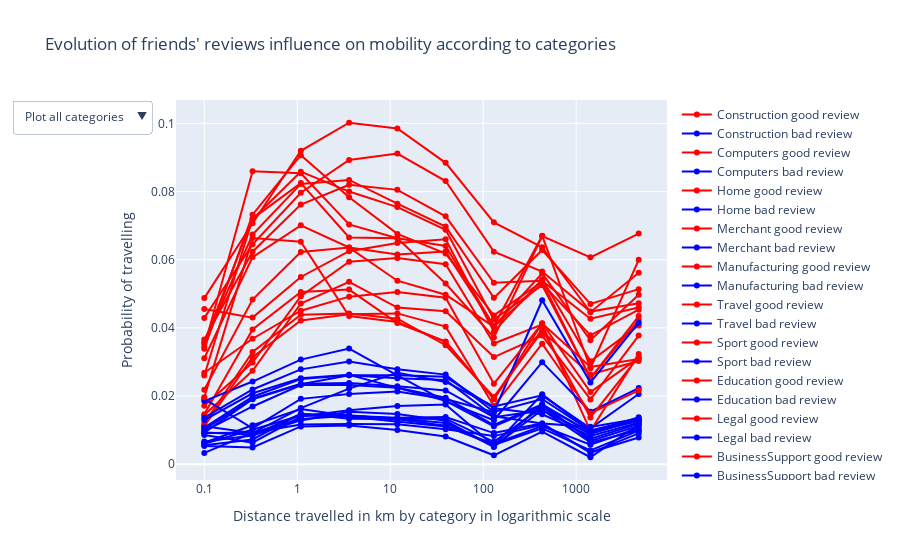

Source (notebook cell):
### Code cell
# Initialize figure
fig = go.Figure()

# Add Traces
for i in col_names_cat:
    fig.add_trace(
    go.Scatter(x=bucket,
               y=df_good_cat[i].values,
               name=i+" good review",
               line=dict(color="#FF0000")))
    fig.add_trace(
    go.Scatter(x=bucket,
               y=df_bad_cat[i].values,
               name=i+" bad review",
               line=dict(color="#0000FF")))

# Add layout
fig.update_layout(
    updatemenus=[
        dict(
            active=0,
            buttons=list_dict_cat(col_names_cat,len(col_names_cat)),
        )
    ])

# Define axies
fig.update_xaxes(title_text="Distance travelled in km by category in logarithmic scale", type="log")
fig.update_yaxes(title_text="Probability of travelling") 
# Set title
fig.update_layout(title_text="Evolution of friends' reviews influence on mobility according to categories")
fig.show()

### Figure 1 — Plotly figure (JSON) as saved in the notebook; plotly's stock layout.template omitted (floating-point values rounded to 4 significant figures)
{"data": [{"line": {"color": "#FF0000"}, "name": "Construction good review", "type": "scatter", "x": [0.1, 0.3305, 1.092, 3.611, 11.94, 39.45, 130.4, 431.0, 1425.0, 4709.0], "y": [0.01194, 0.03293, 0.04388, 0.04422, 0.04271, 0.03491, 0.01973, 0.03901, 0.02632, 0.03028]}, {"line": {"color": "#0000FF"}, "name": "Construction bad review", "type": "scatter", "x": [0.1, 0.3305, 1.092, 3.611, 11.94, 39.45, 130.4, 431.0, 1425.0, 4709.0], "y": [0.005305, 0.004878, 0.01106, 0.01137, 0.01003, 0.008093, 0.002596, 0.009554, 0.002024, 0.01165]}, {"line": {"color": "#FF0000"}, "name": "Computers good review", "type": "scatter", "x": [0.1, 0.3305, 1.092, 3.611, 11.94, 39.45, 130.4, 431.0, 1425.0, 4709.0], "y": [0.01444, 0.02741, 0.04714, 0.0535, 0.04597, 0.04489, 0.03144, 0.03775, 0.01899, 0.03774]}, {"line": {"color": "#0000FF"}, "name": "Computers bad review", "type": "scatter", "x": [0.1, 0.3305, 1.092, 3.611, 11.94, 39.45, 130.4, 431.0, 1425.0, 4709.0], "y": [0.01111, 0.009137, 0.01644, 0.02218, 0.02684, 0.02413, 0.01693, 0.02019, 0.01055, 0.02058]}, {"line": {"color": "#FF0000"}, "name": "Home good review", "type": "scatter", "x": [0.1, 0.3305, 1.092, 3.611, 11.94, 39.45, 130.4, 431.0, 1425.0, 4709.0], "y": [0.01461, 0.03951, 0.05052, 0.05124, 0.04142, 0.03599, 0.01918, 0.04136, 0.02117, 0.03118]}, {"line": {"color": "#0000FF"}, "name": "Home bad review", "type": "scatter", "x": [0.1, 0.3305, 1.092, 3.611, 11.94, 39.45, 130.4, 431.0, 1425.0, 4709.0], "y": [0.009275, 0.008612, 0.01471, 0.01435, 0.01321, 0.01127, 0.005673, 0.01052, 0.004032, 0.009825]}, {"line": {"color": "#FF0000"}, "name": "Merchant good review", "type": "scatter", "x": [0.1, 0.3305, 1.092, 3.611, 11.94, 39.45, 130.4, 431.0, 1425.0, 4709.0], "y": [0.03535, 0.06738, 0.08226, 0.08343, 0.07646, 0.06975, 0.04882, 0.06287, 0.04704, 0.05136]}, {"line": {"color": "#0000FF"}, "name": "Merchant bad review", "type": "scatter", "x": [0.1, 0.3305, 1.092, 3.611, 11.94, 39.45, 130.4, 431.0, 1425.0, 4709.0], "y": [0.009711, 0.01693, 0.02323, 0.02323, 0.02242, 0.01861, 0.01112, 0.01715, 0.009351, 0.01379]}, {"line": {"color": "#FF0000"}, "name": "Manufacturing good review", "type": "scatter", "x": [0.1, 0.3305, 1.092, 3.611, 11.94, 39.45, 130.4, 431.0, 1425.0, 4709.0], "y": [0.01717, 0.02983, 0.04929, 0.05944, 0.06053, 0.05867, 0.03542, 0.04098, 0.00974, 0.0323]}, {"line": {"color": "#0000FF"}, "name": "Manufacturing bad review", "type": "scatter", "x": [0.1, 0.3305, 1.092, 3.611, 11.94, 39.45, 130.4, 431.0, 1425.0, 4709.0], "y": [0.008584, 0.006279, 0.01397, 0.0158, 0.01709, 0.01754, 0.00545, 0.02049, 0.00974, 0.01292]}, {"line": {"color": "#FF0000"}, "name": "Travel good review", "type": "scatter", "x": [0.1, 0.3305, 1.092, 3.611, 11.94, 39.45, 130.4, 431.0, 1425.0, 4709.0], "y": [0.0339, 0.07321, 0.09068, 0.07835, 0.06759, 0.06181, 0.04365, 0.05353, 0.02521, 0.04346]}, {"line": {"color": "#0000FF"}, "name": "Travel bad review", "type": "scatter", "x": [0.1, 0.3305, 1.092, 3.611, 11.94, 39.45, 130.4, 431.0, 1425.0, 4709.0], "y": [0.01851, 0.02425, 0.03069, 0.03392, 0.02603, 0.01842, 0.0129, 0.02994, 0.01538, 0.02232]}, {"line": {"color": "#FF0000"}, "name": "Sport good review", "type": "scatter", "x": [0.1, 0.3305, 1.092, 3.611, 11.94, 39.45, 130.4, 431.0, 1425.0, 4709.0], "y": [0.04554, 0.04301, 0.05494, 0.06252, 0.06491, 0.06601, 0.03889, 0.0543, 0.03022, 0.04073]}, {"line": {"color": "#0000FF"}, "name": "Sport bad review", "type": "scatter", "x": [0.1, 0.3305, 1.092, 3.611, 11.94, 39.45, 130.4, 431.0, 1425.0, 4709.0], "y": [0.009249, 0.01905, 0.02344, 0.02609, 0.0252, 0.02468, 0.01407, 0.01191, 0.01094, 0.01333]}, {"line": {"color": "#FF0000"}, "name": "Education good review", "type": "scatter", "x": [0.1, 0.3305, 1.092, 3.611, 11.94, 39.45, 130.4, 431.0, 1425.0, 4709.0], "y": [0.03445, 0.08598, 0.08536, 0.07036, 0.0663, 0.06407, 0.04053, 0.06707, 0.02815, 0.05996]}, {"line": {"color": "#0000FF"}, "name": "Education bad review", "type": "scatter", "x": [0.1, 0.3305, 1.092, 3.611, 11.94, 39.45, 130.4, 431.0, 1425.0, 4709.0], "y": [0.009119, 0.009182, 0.01326, 0.01422, 0.01363, 0.01385, 0.009119, 0.01195, 0.003311, 0.009026]}, {"line": {"color": "#FF0000"}, "name": "Legal good review", "type": "scatter", "x": [0.1, 0.3305, 1.092, 3.611, 11.94, 39.45, 130.4, 431.0, 1425.0, 4709.0], "y": [0.01116, 0.03136, 0.04215, 0.04398, 0.04425, 0.04036, 0.01706, 0.03536, 0.01493, 0.02167]}, {"line": {"color": "#0000FF"}, "name": "Legal bad review", "type": "scatter", "x": [0.1, 0.3305, 1.092, 3.611, 11.94, 39.45, 130.4, 431.0, 1425.0, 4709.0], "y": [0.00558, 0.007238, 0.01477, 0.01336, 0.01326, 0.01335, 0.006562, 0.0167, 0.007463, 0.01182]}, {"line": {"color": "#FF0000"}, "name": "BusinessSupport good review", "type": "scatter", "x": [0.1, 0.3305, 1.092, 3.611, 11.94, 39.45, 130.4, 431.0, 1425.0, 4709.0], "y": [0.0358, 0.07192, 0.08585, 0.08002, 0.07545, 0.06878, 0.04247, 0.05253, 0.02521, 0.04238]}, {"line": {"color": "#0000FF"}, "name": "BusinessSupport bad review", "type": "scatter", "x": [0.1, 0.3305, 1.092, 3.611, 11.94, 39.45, 130.4, 431.0, 1425.0, 4709.0], "y": [0.01294, 0.0208, 0.02518, 0.02626, 0.0224, 0.01952, 0.01148, 0.01756, 0.009319, 0.01266]}, {"line": {"color": "#FF0000"}, "name": "PersonalCare good review", "type": "scatter", "x": [0.1, 0.3305, 1.092, 3.611, 11.94, 39.45, 130.4, 431.0, 1425.0, 4709.0], "y": [0.03108, 0.06078, 0.0701, 0.0636, 0.06157, 0.06238, 0.04043, 0.05601, 0.03636, 0.0497]}, {"line": {"color": "#0000FF"}, "name": "PersonalCare bad review", "type": "scatter", "x": [0.1, 0.3305, 1.092, 3.611, 11.94, 39.45, 130.4, 431.0, 1425.0, 4709.0], "y": [0.006004, 0.01021, 0.01426, 0.01389, 0.01239, 0.01105, 0.006022, 0.01115, 0.005714, 0.01062]}, {"line": {"color": "#FF0000"}, "name": "Entertainment good review", "type": "scatter", "x": [0.1, 0.3305, 1.092, 3.611, 11.94, 39.45, 130.4, 431.0, 1425.0, 4709.0], "y": [0.04874, 0.07073, 0.09197, 0.1002, 0.09851, 0.08844, 0.07097, 0.06366, 0.04461, 0.05616]}, {"line": {"color": "#0000FF"}, "name": "Entertainment bad review", "type": "scatter", "x": [0.1, 0.3305, 1.092, 3.611, 11.94, 39.45, 130.4, 431.0, 1425.0, 4709.0], "y": [0.01363, 0.02191, 0.02783, 0.03016, 0.02786, 0.02628, 0.01532, 0.01912, 0.00985, 0.01332]}, {"line": {"color": "#FF0000"}, "name": "RealEstate good review", "type": "scatter", "x": [0.1, 0.3305, 1.092, 3.611, 11.94, 39.45, 130.4, 431.0, 1425.0, 4709.0], "y": [0.02182, 0.04829, 0.06229, 0.06356, 0.05385, 0.04972, 0.04037, 0.05308, 0.03782, 0.04535]}, {"line": {"color": "#0000FF"}, "name": "RealEstate bad review", "type": "scatter", "x": [0.1, 0.3305, 1.092, 3.611, 11.94, 39.45, 130.4, 431.0, 1425.0, 4709.0], "y": [0.01915, 0.0105, 0.01917, 0.02057, 0.02131, 0.01912, 0.01523, 0.04811, 0.024, 0.04154]}, {"line": {"color": "#FF0000"}, "name": "Automotive good review", "type": "scatter", "x": [0.1, 0.3305, 1.092, 3.611, 11.94, 39.45, 130.4, 431.0, 1425.0, 4709.0], "y": [0.0196, 0.06636, 0.06529, 0.0435, 0.04171, 0.03587, 0.01906, 0.03969, 0.01371, 0.03154]}, {"line": {"color": "#0000FF"}, "name": "Automotive bad review", "type": "scatter", "x": [0.1, 0.3305, 1.092, 3.611, 11.94, 39.45, 130.4, 431.0, 1425.0, 4709.0], "y": [0.006645, 0.008411, 0.01284, 0.01539, 0.01468, 0.01274, 0.005056, 0.01754, 0.006857, 0.01124]}, {"line": {"color": "#FF0000"}, "name": "Food good review", "type": "scatter", "x": [0.1, 0.3305, 1.092, 3.611, 11.94, 39.45, 130.4, 431.0, 1425.0, 4709.0], "y": [0.04293, 0.06455, 0.07968, 0.08929, 0.09117, 0.0831, 0.06237, 0.05652, 0.04478, 0.04721]}, {"line": {"color": "#0000FF"}, "name": "Food bad review", "type": "scatter", "x": [0.1, 0.3305, 1.092, 3.611, 11.94, 39.45, 130.4, 431.0, 1425.0, 4709.0], "y": [0.01076, 0.01978, 0.02497, 0.02612, 0.02612, 0.02563, 0.01643, 0.01464, 0.008259, 0.01217]}, {"line": {"color": "#FF0000"}, "name": "Miscellaneous good review", "type": "scatter", "x": [0.1, 0.3305, 1.092, 3.611, 11.94, 39.45, 130.4, 431.0, 1425.0, 4709.0], "y": [0.02602, 0.07207, 0.0825, 0.06655, 0.06631, 0.05303, 0.03717, 0.06693, 0.0607, 0.06769]}, {"line": {"color": "#0000FF"}, "name": "Miscellaneous bad review", "type": "scatter", "x": [0.1, 0.3305, 1.092, 3.611, 11.94, 39.45, 130.4, 431.0, 1425.0, 4709.0], "y": [0.006265, 0.01143, 0.01616, 0.0141, 0.01338, 0.01208, 0.005186, 0.01601, 0.00639, 0.009945]}, {"line": {"color": "#FF0000"}, "name": "Health good review", "type": "scatter", "x": [0.1, 0.3305, 1.092, 3.611, 11.94, 39.45, 130.4, 431.0, 1425.0, 4709.0], "y": [0.02683, 0.03681, 0.04504, 0.04917, 0.0505, 0.04887, 0.0236, 0.04131, 0.02854, 0.03085]}, {"line": {"color": "#0000FF"}, "name": "Health bad review", "type": "scatter", "x": [0.1, 0.3305, 1.092, 3.611, 11.94, 39.45, 130.4, 431.0, 1425.0, 4709.0], "y": [0.003308, 0.009202, 0.01162, 0.0118, 0.01173, 0.01023, 0.008233, 0.01157, 0.003425, 0.007835]}, {"line": {"color": "#FF0000"}, "name": "All Categories good review", "type": "scatter", "x": [0.1, 0.3305, 1.092, 3.611, 11.94, 39.45, 130.4, 431.0, 1425.0, 4709.0], "y": [0.03661, 0.06236, 0.07618, 0.08199, 0.08051, 0.07273, 0.05324, 0.05381, 0.0427, 0.04596]}, {"line": {"color": "#0000FF"}, "name": "All Categories bad review", "type": "scatter", "x": [0.1, 0.3305, 1.092, 3.611, 11.94, 39.45, 130.4, 431.0, 1425.0, 4709.0], "y": [0.0102, 0.01924, 0.02358, 0.02385, 0.02289, 0.02162, 0.01378, 0.0158, 0.008853, 0.013]}], "layout": {"title": {"text": "Evolution of friends' reviews influence on mobility according to categories"}, "updatemenus": [{"active": 0, "buttons": [{"args": [{"visible": [1, 1, 1, 1, 1, 1, 1, 1, 1, 1, 1, 1, 1, 1, 1, 1, 1, 1]}, {"title": "Plot all categories"}], "label": "Plot all categories", "method": "update"}, {"args": [{"visible": [true, true, false, false, false, false, false, false, false, false, false, false, false, false, false, false, false, false, false, false, false, false, false, false, false, false, false, false, false, false, false, false, false, false, false, false]}, {"title": "Construction"}], "label": "Construction", "method": "update"}, {"args": [{"visible": [false, false, true, true, false, false, false, false, false, false, false, false, false, false, false, false, false, false, false, false, false, false, false, false, false, false, false, false, false, false, false, false, false, false, false, false]}, {"title": "Computers"}], "label": "Computers", "method": "update"}, {"args": [{"visible": [false, false, false, false, true, true, false, false, false, false, false, false, false, false, false, false, false, false, false, false, false, false, false, false, false, false, false, false, false, false, false, false, false, false, false, false]}, {"title": "Home"}], "label": "Home", "method": "update"}, {"args": [{"visible": [false, false, false, false, false, false, true, true, false, false, false, false, false, false, false, false, false, false, false, false, false, false, false, false, false, false, false, false, false, false, false, false, false, false, false, false]}, {"title": "Merchant"}], "label": "Merchant", "method": "update"}, {"args": [{"visible": [false, false, false, false, false, false, false, false, true, true, false, false, false, false, false, false, false, false, false, false, false, false, false, false, false, false, false, false, false, false, false, false, false, false, false, false]}, {"title": "Manufacturing"}], "label": "Manufacturing", "method": "update"}, {"args": [{"visible": [false, false, false, false, false, false, false, false, false, false, true, true, false, false, false, false, false, false, false, false, false, false, false, false, false, false, false, false, false, false, false, false, false, false, false, false]}, {"title": "Travel"}], "label": "Travel", "method": "update"}, {"args": [{"visible": [false, false, false, false, false, false, false, false, false, false, false, false, true, true, false, false, false, false, false, false, false, false, false, false, false, false, false, false, false, false, false, false, false, false, false, false]}, {"title": "Sport"}], "label": "Sport", "method": "update"}, {"args": [{"visible": [false, false, false, false, false, false, false, false, false, false, false, false, false, false, true, true, false, false, false, false, false, false, false, false, false, false, false, false, false, false, false, false, false, false, false, false]}, {"title": "Education"}], "label": "Education", "method": "update"}, {"args": [{"visible": [false, false, false, false, false, false, false, false, false, false, false, false, false, false, false, false, true, true, false, false, false, false, false, false, false, false, false, false, false, false, false, false, false, false, false, false]}, {"title": "Legal"}], "label": "Legal", "method": "update"}, {"args": [{"visible": [false, false, false, false, false, false, false, false, false, false, false, false, false, false, false, false, false, false, true, true, false, false, false, false, false, false, false, false, false, false, false, false, false, false, false, false]}, {"title": "BusinessSupport"}], "label": "BusinessSupport", "method": "update"}, {"args": [{"visible": [false, false, false, false, false, false, false, false, false, false, false, false, false, false, false, false, false, false, false, false, true, true, false, false, false, false, false, false, false, false, false, false, false, false, false, false]}, {"title": "PersonalCare"}], "label": "PersonalCare", "method": "update"}, {"args": [{"visible": [false, false, false, false, false, false, false, false, false, false, false, false, false, false, false, false, false, false, false, false, false, false, true, true, false, false, false, false, false, false, false, false, false, false, false, false]}, {"title": "Entertainment"}], "label": "Entertainment", "method": "update"}, {"args": [{"visible": [false, false, false, false, false, false, false, false, false, false, false, false, false, false, false, false, false, false, false, false, false, false, false, false, true, true, false, false, false, false, false, false, false, false, false, false]}, {"title": "RealEstate"}], "label": "RealEstate", "method": "update"}, {"args": [{"visible": [false, false, false, false, false, false, false, false, false, false, false, false, false, false, false, false, false, false, false, false, false, false, false, false, false, false, true, true, false, false, false, false, false, false, false, false]}, {"title": "Automotive"}], "label": "Automotive", "method": "update"}, {"args": [{"visible": [false, false, false, false, false, false, false, false, false, false, false, false, false, false, false, false, false, false, false, false, false, false, false, false, false, false, false, false, true, true, false, false, false, false, false, false]}, {"title": "Food"}], "label": "Food", "method": "update"}, {"args": [{"visible": [false, false, false, false, false, false, false, false, false, false, false, false, false, false, false, false, false, false, false, false, false, false, false, false, false, false, false, false, false, false, true, true, false, false, false, false]}, {"title": "Miscellaneous"}], "label": "Miscellaneous", "method": "update"}, {"args": [{"visible": [false, false, false, false, false, false, false, false, false, false, false, false, false, false, false, false, false, false, false, false, false, false, false, false, false, false, false, false, false, false, false, false, true, true, false, false]}, {"title": "Health"}], "label": "Health", "method": "update"}, {"args": [{"visible": [false, false, false, false, false, false, false, false, false, false, false, false, false, false, false, false, false, false, false, false, false, false, false, false, false, false, false, false, false, false, false, false, false, false, true, true]}, {"title": "All Categories"}], "label": "All Categories", "method": "update"}]}], "xaxis": {"title": {"text": "Distance travelled in km by category in logarithmic scale"}, "type": "log"}, "yaxis": {"title": {"text": "Probability of travelling"}}}}
